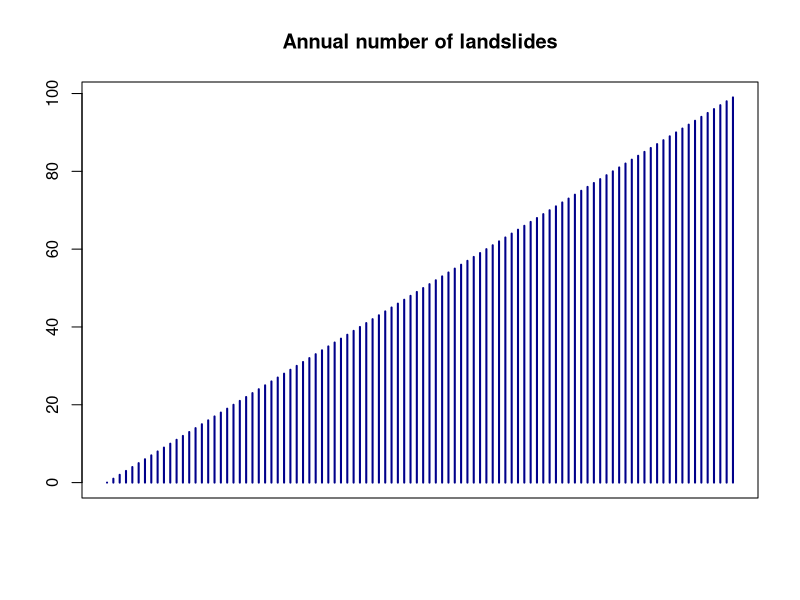
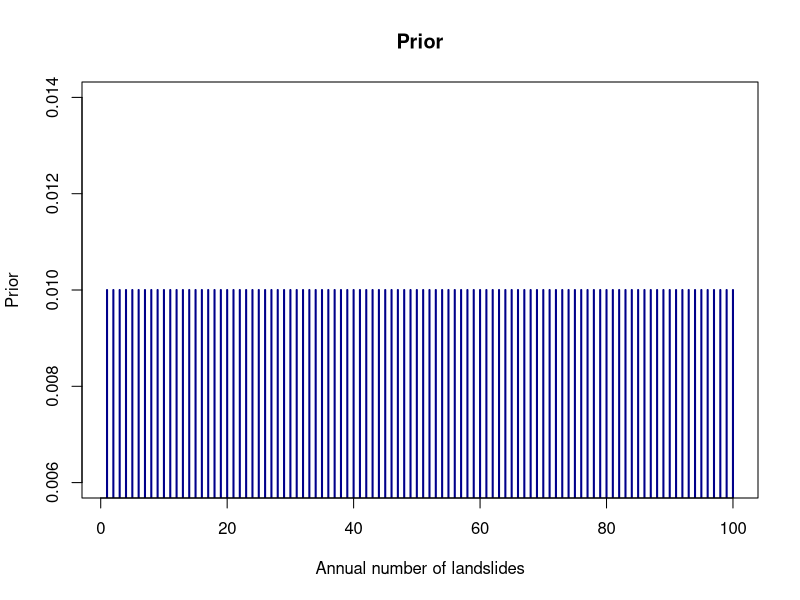
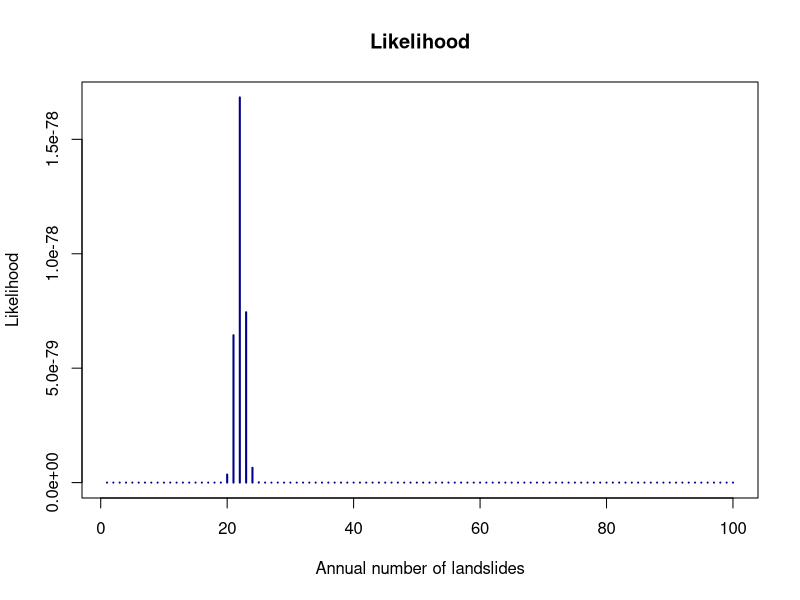
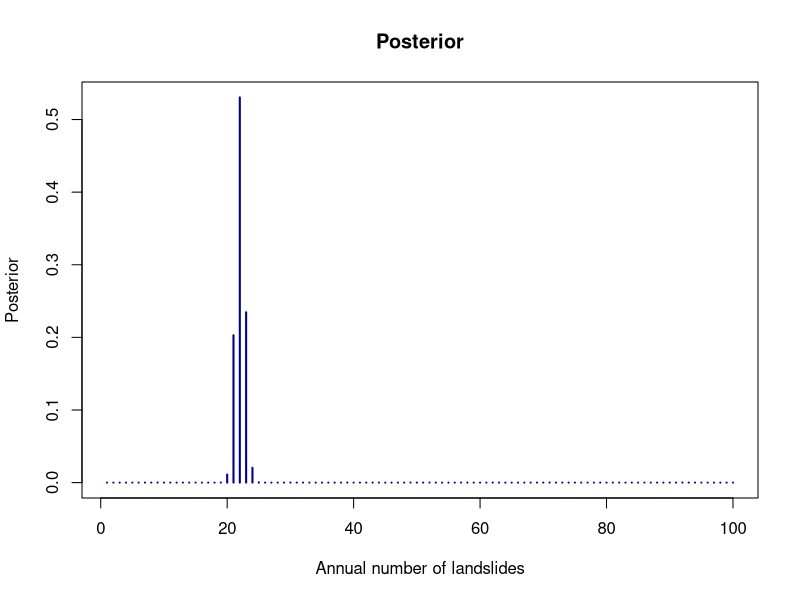

Write R code to recreate these figures, in order.
## ---- chunk 1
knitr::opts_chunk$set(echo = TRUE)
## ---- chunk 2
landslide <- c(5,  8,  7,  9,  6, 15, 11, 16, 18, 14, 18, 13, 18, 18, 18, 15, 20, 21, 18, 21, 29, 33, 29, 27, 24,
26, 32, 37, 20, 30, 26, 26, 20, 28, 43, 41, 36, 33, 30) 
## ---- chunk 3
min <- min(landslide)
max <- max(landslide)
## ---- chunk 4
cat("Minimum: ", min)
cat("Maximum: ", max)
## ---- chunk 5
#p(lambda)
prior <- 0:99 # 100 values

plot(prior, type="h", main = "Annual number of landslides", xaxt="n", xlab = "", ylab = "", lwd = 2, col = "darkblue")
## ---- chunk 6
prior_prob <- rep(1/length(prior),times = length(prior)) 
#plot the discrete uniform probability distribution
plot(prior_prob, type="h", main = "Prior", xlab ="Annual number of landslides", ylab = "Prior", lwd = 2, col = "darkblue")
## ---- chunk 7
#p(D|k)
#create a vector with the same number of entries as in "prior"
likeli <- rep(NA,length(prior))
#using a loop for the calculation
for (i in seq_along(prior))
{
  likeli[i] <- prod(dpois(landslide,i))
}

plot(likeli,type ="h", main = "Likelihood", xlab ="Annual number of landslides", ylab = "Likelihood", lwd = 2, col = "darkblue")
## ---- chunk 8
#Posterior
bayes_rate <- likeli * prior_prob
bayes_rate <- bayes_rate/ sum(bayes_rate)

plot(bayes_rate, type = "h", main = "Posterior", xlab ="Annual number of landslides", ylab = "Posterior", lwd = 2, col = "darkblue") 
